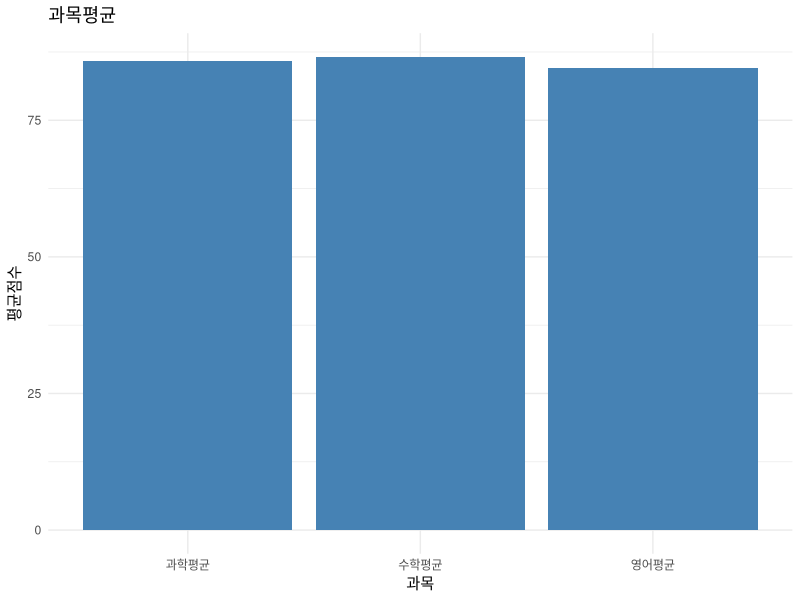

This figure's R source:
# R 디렉토리 변경
setwd('D:/r-data')
print(list.files()) # 해당 경로 파일 확인

# CSV(엑셀) 불러오기
data=read.csv('student_data.csv')
#View(data)

# 각 과목(Math, Science, English)의 평균 점수를 계산하세요
math=mean(data$Math)
print(math)
science=mean(data$Science)
print(science)
english=mean(data$English)
print(english)

# 컴퓨터 총합을 구하시오
computer=sum(data$Computer,na.rm=TRUE)
print(computer)

# 영어 표준편차
print(sd(data$English))
# 과학 중앙값
print(median(data$Science))
# 수학 사분위수
print(quantile(data$Math))

# 최댓값, 최솟값
# 수학 과목의 최댓값, 최솟값 구하기
math_max=max(data$Math)
math_min=min(data$Math)
cat('최솟값 :',math_min,'\n')
cat('최댓값 :',math_max,'\n')

# table
print(table(data$English))

# 데이터프레임 기초 통계량 전체 확인
# summary 사용하면 각 컬럼(열)별 기본 통계 확인
print(summary(data))

#install.packages("ggplot2")
library(ggplot2)

graph_data=data.frame(
  x=c('수학평균','영어평균','과학평균'),
  y=c(math,english,science)
)
# 그래프 생성
result=ggplot(data=graph_data,aes(x=x,y=y))+
  geom_col(fill='steelblue')+
  labs(
    title="과목평균",
    x="과목",
    y="평균점수"
  )+
  theme_minimal()
print(result)
